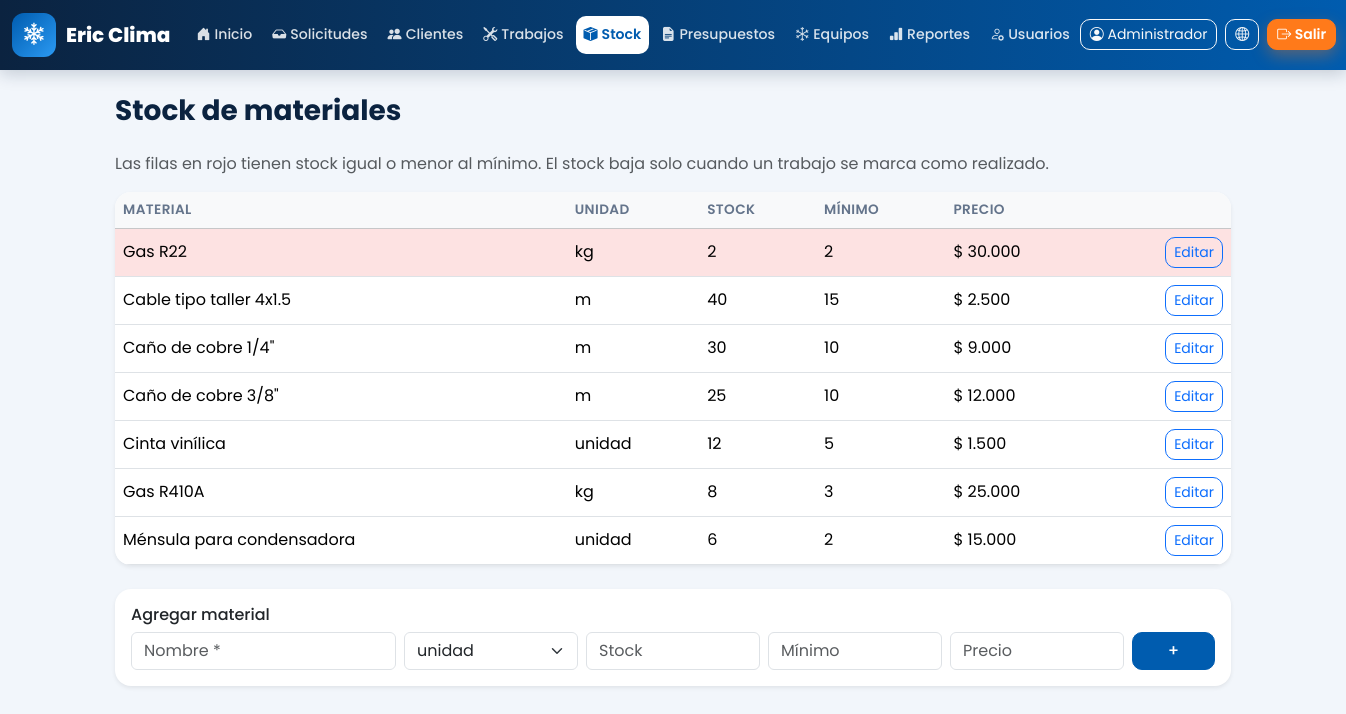
The page /admin/materiales.php (signed in) on the database its author committed.
### tables this page shows
CREATE TABLE materiales (
    id            INT AUTO_INCREMENT PRIMARY KEY,
    nombre        VARCHAR(100) NOT NULL UNIQUE,
    unidad        VARCHAR(20) NOT NULL,
    stock_actual  DECIMAL(10,2) NOT NULL DEFAULT 0,
    stock_minimo  DECIMAL(10,2) NOT NULL DEFAULT 0,
    precio        DECIMAL(12,2) NOT NULL DEFAULT 0,
    CONSTRAINT chk_materiales_stock CHECK (stock_actual >= 0 AND stock_minimo >= 0)
);

### web/includes/funciones.php (called while the page is built, shortened)
<?php
function h($texto): string
{
    return htmlspecialchars((string)$texto, ENT_QUOTES, 'UTF-8');
}
function pesos($numero): string
{
    return '$ ' . number_format((float)$numero, 0, ',', '.');
}
function usuarioActual(): ?array
{
    return $_SESSION['usuario'] ?? null;
}
function esAdmin(): bool
{
    return (int)(usuarioActual()['tipo_usuario_id'] ?? 0) === 1;
}

### web/admin/materiales.php (the view, shortened to what this page needs)
<?php
require_once __DIR__ . '/../includes/funciones.php';
$materiales = $pdo->query('SELECT * FROM materiales ORDER BY stock_actual <= stock_minimo DESC, nombre')->fetchAll();
$editar = (int)($_GET['editar'] ?? 0);
require __DIR__ . '/../includes/header.php';
?>
<p class="text-muted">Las filas en rojo tienen stock igual o menor al mínimo. El stock baja solo cuando un trabajo se marca como realizado.</p>
<div class="card shadow-sm">
    <div class="table-responsive">
        <table class="table align-middle mb-0">
            <thead class="table-light"><tr><th>Material</th><th>Unidad</th><th>Stock</th><th>Mínimo</th><th>Precio</th><?= esAdmin() ? '<th></th>' : '' ?></tr></thead>
            <tbody>
            <?php foreach ($materiales as $m): ?>
                <?php if (esAdmin() && $editar === (int)$m['id']): ?>
                    <tr><td colspan="6">
                        <form method="post" class="row g-2 align-items-center">
                            <?= campoCsrf() ?><input type="hidden" name="id" value="<?= $m['id'] ?>">
                            <div class="col-md-3"><input class="form-control form-control-sm" name="nombre" value="<?= h($m['nombre']) ?>"></div>
                            <div class="col-md-2"><select class="form-select form-select-sm" name="unidad">
                                <?php foreach (['unidad', 'm', 'kg'] as $u): ?><option <?= $m['unidad'] === $u ? 'selected' : '' ?>><?= $u ?></option><?php endforeach; ?>
                            </select></div>
                            <div class="col-md-2"><input class="form-control form-control-sm" type="number" step="0.01" min="0" name="stock_actual" value="<?= (float)$m['stock_actual'] ?>"></div>
                            <div class="col-md-2"><input class="form-control form-control-sm" type="number" step="0.01" min="0" name="stock_minimo" value="<?= (float)$m['stock_minimo'] ?>"></div>
                            <div class="col-md-2"><input class="form-control form-control-sm" type="number" step="1" min="0" name="precio" value="<?= (float)$m['precio'] ?>"></div>
                            <div class="col-md-1 text-nowrap"><button class="btn btn-sm btn-marca">Guardar</button></div>
                        </form>
                    </td></tr>
                <?php else: ?>
                    <tr class="<?= $m['stock_actual'] <= $m['stock_minimo'] ? 'fila-stock-bajo' : '' ?>">
                        <td><?= h($m['nombre']) ?></td>
                        <td><?= h($m['unidad']) ?></td>
                        <td><?= (float)$m['stock_actual'] ?></td>
                        <td><?= (float)$m['stock_minimo'] ?></td>
                        <td><?= pesos($m['precio']) ?></td>
                        <?php if (esAdmin()): ?><td class="text-end"><a class="btn btn-sm btn-outline-primary" href="materiales.php?editar=<?= $m['id'] ?>">Editar</a></td><?php endif; ?>
                    </tr>
                <?php endif; ?>
            <?php endforeach; ?>
            </tbody>
        </table>
    </div>
</div>
<?php if (esAdmin()): ?>
    <form method="post" class="card card-body shadow-sm mt-4">
        <h2 class="h6">Agregar material</h2>
        <div class="row g-2">
            <div class="col-md-3"><input class="form-control" name="nombre" placeholder="Nombre *" required></div>
            <div class="col-md-2"><select class="form-select" name="unidad"><option>unidad</option><option>m</option><option>kg</option></select></div>
            <div class="col-md-2"><input class="form-control" type="number" step="0.01" min="0" name="stock_actual" placeholder="Stock"></div>
            <div class="col-md-2"><input class="form-control" type="number" step="0.01" min="0" name="stock_minimo" placeholder="Mínimo"></div>
            <div class="col-md-2"><input class="form-control" type="number" step="1" min="0" name="precio" placeholder="Precio"></div>
            <div class="col-md-1"><button class="btn btn-marca w-100">+</button></div>
        </div>
    </form>
<?php endif; ?>
<?php require __DIR__ . '/../includes/footer.php';

### web/assets/css/estilos.css (style rules this page uses)
:root { --marca: #005caf; --marca-oscuro: #003f7d; --marca-noche: #0b2340; --marca-claro: #eaf3fc; --acento: #ff7a1a; --acento-oscuro: #e9650a; --verde-wa: #25d366; --texto: #1f2d3d; --gris: #64748b; --sombra: 0 10px 30px rgba(11, 35, 64, .08); --sombra-fuerte: 0 18px 40px rgba(11, 35, 64, .16); }
.btn-marca { background-color: var(--marca); border-color: var(--marca); color: #fff; font-weight: 500; }
.panel { font-family: 'Poppins', system-ui, sans-serif; background: #f2f6fb; }
.panel .card { border: 0; border-radius: 16px; overflow: hidden; }
.panel .table thead th { font-weight: 600; font-size: .85rem; text-transform: uppercase; letter-spacing: .03em; color: var(--gris); }
.panel .btn { border-radius: 10px; }
.fila-stock-bajo td { background-color: #fde2e2 !important; }

### rows shown on the page
materiales: nombre "Gas R22", unidad "kg", stock_actual "2", stock_minimo "2", precio "$ 30.000"
materiales: nombre "Cable tipo taller 4x1.5", unidad "m", stock_actual "40", stock_minimo "15", precio "$ 2.500"
materiales: nombre "Caño de cobre 1/4\"", unidad "m", stock_actual "30", stock_minimo "10", precio "$ 9.000"
materiales: nombre "Caño de cobre 3/8\"", unidad "m", stock_actual "25", stock_minimo "10", precio "$ 12.000"
materiales: nombre "Cinta vinílica", unidad "unidad", stock_actual "12", stock_minimo "5", precio "$ 1.500"
materiales: nombre "Gas R410A", unidad "kg", stock_actual "8", stock_minimo "3", precio "$ 25.000"
materiales: nombre "Ménsula para condensadora", unidad "unidad", stock_actual "6", stock_minimo "2", precio "$ 15.000"

### other values the page prints
$texto "Inicio"
$texto "Solicitudes"
$texto "Clientes"
$texto "Trabajos"
$texto "Stock"
$texto "Presupuestos"
$texto "Equipos"
$texto "Reportes"
$texto "Usuarios"
$u['nombre'] "Administrador"
$titulo "Stock de materiales"
